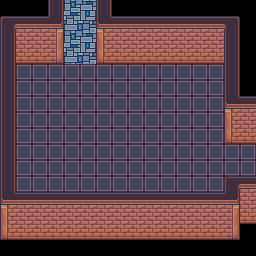

Tiled map render using the project's own tile images. Description and the map definition, with tile-layer contents summarised, below:
An orthogonal 16x16 tile map with 16x16 px tiles, 4 tile layers (Tile Layer 1, Tile Layer 2, Tile Layer 3, Above Player), 3 tilesets and 16 objects (9x collision, 7x event).

<map version="1.10" tiledversion="1.10.2" orientation="orthogonal" renderorder="right-down" width="16" height="16" tilewidth="16" tileheight="16" infinite="0" nextlayerid="9" nextobjectid="22">
 <properties>
  <property name="edges" value="clamped" />
  <property name="scenario" value="xero" />
  <property name="slug" value="taba_ba_br_4" />
 </properties>
 <tileset firstgid="1" name="core_indoor_floors" tilewidth="16" tileheight="16" tilecount="3864" columns="46">
  <image source="../gfx/tilesets/core_indoor_floors.png" width="736" height="1344" />
 </tileset>
 <tileset firstgid="3865" name="core_indoor_walls" tilewidth="16" tileheight="16" tilecount="3864" columns="46">
  <image source="../gfx/tilesets/core_indoor_walls.png" width="736" height="1344" />
 </tileset>
 <tileset firstgid="7729" name="core_indoor_stairs" tilewidth="16" tileheight="16" tilecount="2970" columns="45">
  <image source="../gfx/tilesets/core_indoor_stairs.png" width="720" height="1056" />
 </tileset>
 <layer id="1" name="Tile Layer 1" width="16" height="16">
  <data>[256 cells, 222 non-empty, 17 distinct tile ids]</data>
 </layer>
 <layer id="2" name="Tile Layer 2" width="16" height="16">
  <data>[256 cells, 2 non-empty, 2 distinct tile ids]</data>
 </layer>
 <layer id="3" name="Tile Layer 3" width="16" height="16">
  <data>[256 cells, 0 non-empty, 0 distinct tile ids]</data>
 </layer>
 <layer id="4" name="Above Player" width="16" height="16">
  <data>[256 cells, 13 non-empty, 1 distinct tile ids]</data>
 </layer>
 <objectgroup color="#ff0000" id="6" name="Collisions">
  <object id="1" type="collision" x="48" y="0" width="16" height="64" />
  <object id="2" type="collision" x="96" y="0" width="16" height="64" />
  <object id="3" type="collision" x="112" y="16" width="128" height="48" />
  <object id="4" type="collision" x="224" y="64" width="16" height="80" />
  <object id="5" type="collision" x="240" y="96" width="16" height="48" />
  <object id="6" type="collision" x="0" y="208" width="240" height="32" />
  <object id="7" type="collision" x="0" y="16" width="16" height="192" />
  <object id="8" type="collision" x="16" y="16" width="32" height="48" />
  <object id="9" type="collision" x="224" y="176" width="32" height="32" />
 </objectgroup>
 <objectgroup color="#ffff00" id="8" name="Events">
  <object id="11" name="create npcs" type="event" x="128" y="16" width="16" height="16">
   <properties>
    <property name="act1" value="create_npc loch,8,9,stand" />
    <property name="act2" value="char_face loch,down" />
    <property name="cond1" value="not char_exists loch " />
   </properties>
  </object>
  <object id="12" name="start talking" type="event" x="64" y="48" width="32" height="16">
   <properties>
    <property name="act10" value="char_stop player" />
    <property name="act11" value="lock_controls" />
    <property name="act12" value="char_move player,down 1" />
    <property name="act13" value="wait 1.3" />
    <property name="act14" value="char_face loch,up" />
    <property name="act15" value="wait 0.4" />
    <property name="act16" value="translated_dialog tabaacolyte4talk" />
    <property name="act17" value="char_face loch,left" />
    <property name="act18" value="pathfind player,6,9" />
    <property name="act19" value="char_face player,right" />
    <property name="act20" value="translated_dialog tabaacolyte4talk2" />
    <property name="act21" value="unlock_controls" />
    <property name="act22" value="add_monster lapel_loch,8,loch,115,100" />
    <property name="act23" value="start_battle player,loch" />
    <property name="act24" value="set_variable 1stbattle:done" />
    <property name="cond1" value="is char_at player" />
    <property name="cond2" value="is char_facing player,down" />
    <property name="cond3" value="not variable_set tabaacolyte4battle:finished" />
   </properties>
  </object>
  <object id="13" name="back to passageway" type="event" x="64" y="0" width="16" height="16">
   <properties>
    <property name="act1" value="transition_teleport player,taba_ba_passageway_4.tmx,3,18,0.5" />
    <property name="cond1" value="is char_at player" />
    <property name="cond2" value="is char_facing player,up" />
   </properties>
  </object>
  <object id="14" name="back to passageway-2" type="event" x="80" y="0" width="16" height="16">
   <properties>
    <property name="act1" value="transition_teleport player,taba_ba_passageway_4.tmx,4,18,0.5" />
    <property name="cond1" value="is char_at player" />
    <property name="cond2" value="is char_facing player,up" />
   </properties>
  </object>
  <object id="15" name="check first battle-loss" type="event" x="160" y="48" width="16" height="16">
   <properties>
    <property name="act1" value="clear_variable 1stbattle" />
    <property name="act2" value="char_face loch,left" />
    <property name="act3" value="translated_dialog tabaacolyte4talklost" />
    <property name="act7" value="teleport_faint player,true,1.5" />
    <property name="cond1" value="is variable_set 1stbattle:done" />
    <property name="cond2" value="is char_defeated player" />
   </properties>
  </object>
  <object id="16" name="check first battle-won" type="event" x="112" y="48" width="16" height="16">
   <properties>
    <property name="act10" value="clear_variable 1stbattle" />
    <property name="act11" value="translated_dialog tabaacolyte4talkwon" />
    <property name="act12" value="char_move loch,up 1" />
    <property name="act13" value="char_face loch,down" />
    <property name="act14" value="set_variable tabaacolyte4battle:finished" />
    <property name="act16" value="set_variable fourthacolyte:finished" />
    <property name="cond1" value="is variable_set 1stbattle:done" />
    <property name="cond2" value="is variable_set battle_last_result:won" />
    <property name="cond3" value="not variable_set tabaacolyte4battle:finished" />
   </properties>
  </object>
  <object id="21" name="teleport to main room" type="event" x="240" y="144" width="16" height="32">
   <properties>
    <property name="act1" value="transition_teleport player,taba_ba_main.tmx,1,6,1" />
    <property name="act2" value="set_variable allthree:andfour" />
    <property name="cond1" value="is char_at player" />
    <property name="cond2" value="is char_facing player,right" />
   </properties>
  </object>
 </objectgroup>
</map>
